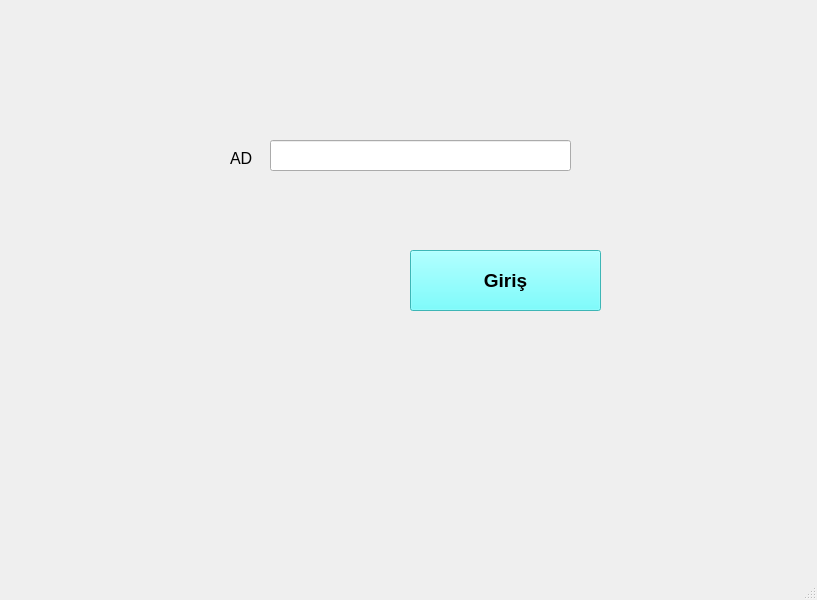
<?xml version="1.0" encoding="UTF-8"?>
<ui version="4.0">
 <class>MainWindow</class>
 <widget class="QMainWindow" name="MainWindow">
  <property name="geometry">
   <rect>
    <x>0</x>
    <y>0</y>
    <width>817</width>
    <height>600</height>
   </rect>
  </property>
  <property name="windowTitle">
   <string>MainWindow</string>
  </property>
  <property name="styleSheet">
   <string notr="true">background-image:url(:/background/backgrounds/icon.jpg)</string>
  </property>
  <widget class="QWidget" name="centralwidget">
   <widget class="QLineEdit" name="lineEdit">
    <property name="geometry">
     <rect>
      <x>270</x>
      <y>140</y>
      <width>301</width>
      <height>31</height>
     </rect>
    </property>
   </widget>
   <widget class="QPushButton" name="pushButton">
    <property name="geometry">
     <rect>
      <x>410</x>
      <y>250</y>
      <width>191</width>
      <height>61</height>
     </rect>
    </property>
    <property name="font">
     <font>
      <pointsize>14</pointsize>
      <weight>75</weight>
      <bold>true</bold>
     </font>
    </property>
    <property name="styleSheet">
     <string notr="true">background:rgb(85, 255, 255)</string>
    </property>
    <property name="text">
     <string>Giriş</string>
    </property>
   </widget>
   <widget class="QLabel" name="label">
    <property name="geometry">
     <rect>
      <x>230</x>
      <y>150</y>
      <width>55</width>
      <height>16</height>
     </rect>
    </property>
    <property name="font">
     <font>
      <pointsize>12</pointsize>
     </font>
    </property>
    <property name="text">
     <string>AD</string>
    </property>
   </widget>
  </widget>
  <widget class="QMenuBar" name="menubar">
   <property name="geometry">
    <rect>
     <x>0</x>
     <y>0</y>
     <width>817</width>
     <height>26</height>
    </rect>
   </property>
  </widget>
  <widget class="QStatusBar" name="statusbar"/>
 </widget>
 <resources/>
 <connections/>
</ui>
